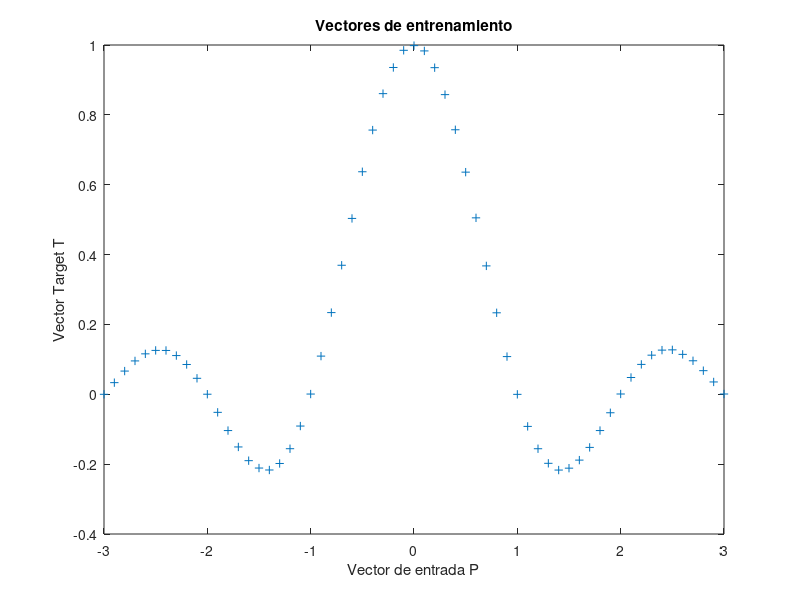

The MATLAB script that drew this image: (Note: this script raises an error after producing the figure.)
%{
Ejercicio 2. Aproximación de funciones
Una de las aplicaciones inmediatas de las redes neuronales es la 
aproximación de funciones. Paraello, Matlab dispone de una red optimizada, 
fitnet, con la que se trabajará en este ejercicio. El objetivo en este 
caso es aproximar la función f = sinc(t) tal y como se muestra a continuación:
%}

clear all; close all;

%%%%%%%%%%%%%%%%%%%%%%%%%%%%%%%%%%%%%%%%%%%%%%%%%%%%%%%%%%%%%%%
% APROXIMACIÓN DE FUNCIONES 
%%%%%%%%%%%%%%%%%%%%%%%%%%%%%%%%%%%%%%%%%%%%%%%%%%%%%%%%%%%%%%%

% DEFINICIÓN DE LOS VECTORES DE ENTRADA-SALIDA 
% ============================================
t = -3:.1:3; % eje de tiempo
F = sinc(t)+.001*randn(size(t)); % función que se desea aproximar

figure('Name','Función a aproximar','NumberTitle','off') %Titulo de la ventana
plot(t,F,'+');
title('Vectores de entrenamiento');
xlabel('Vector de entrada P');
ylabel('Vector Target T');

% Estudie los efectos sobre la solución final de modificar el método de 
% entrenamiento (consulte la ayuda de Matlab y pruebe 4 métodos diferentes) 
% y el número de neuronas de la capa oculta.

%{
Métodos de entrenamiento utilizados:

-trainRP: Resilient Backpropagation (el predeterminado)
-trainLM: Levenberg-Marquardt
-trainBFG: BFGS  Quasi-Newton
-trainGD: Gradient Descent
%}

%% TRAINRP
% ==================
hiddenLayerSize = 25; % número de neuronas en la capa oculta

netRP = fitnet(hiddenLayerSize,'trainrp');

%Dividir los datos
netRP.divideParam.trainRatio = 70/100;
netRP.divideParam.valRatio = 15/100;
netRP.divideParam.testRatio = 15/100;
netRP = train(netRP,t,F);
YRP=netRP(t);

figure('Name','TRAINRP','NumberTitle','off') %Titulo de la ventana
plot(t,F,'+'); hold on;
plot(t,YRP,'-r'); hold off;
title('Resilient Backpropagation');
subtitle('Vectores de entrenamiento'); 
xlabel('Vector de entrada P'); 
ylabel('Vector Target T');

%% TRAINLM
% ==================
hiddenLayerSize = 1; % número de neuronas en la capa oculta

netLM = fitnet(hiddenLayerSize,'trainlm');

%Dividir los datos
netLM.divideParam.trainRatio = 70/100;
netLM.divideParam.valRatio = 15/100;
netLM.divideParam.testRatio = 15/100;
netLM = train(netLM,t,F);
YLM=netLM(t);

figure('Name','TRAINLM','NumberTitle','off') %Titulo de la ventana
plot(t,F,'+'); hold on;
plot(t,YLM,'-r'); hold off;
title('Levenberg-Marquardt');
subtitle('Vectores de entrenamiento'); 
xlabel('Vector de entrada P'); 
ylabel('Vector Target T');

%% TRAINBFG
% ==================
hiddenLayerSize = 1; % número de neuronas en la capa oculta

netBFG = fitnet(hiddenLayerSize,'trainbfg');

%Dividir los datos
netBFG.divideParam.trainRatio = 70/100;
netBFG.divideParam.valRatio = 15/100;
netBFG.divideParam.testRatio = 15/100;
netBFG = train(netBFG,t,F);
YBFG=netBFG(t);

figure('Name','TRAINBFG','NumberTitle','off') %Titulo de la ventana
plot(t,F,'+'); hold on;
plot(t,YBFG,'-r'); hold off;
title('BFGS  Quasi-Newton');
subtitle('Vectores de entrenamiento'); 
xlabel('Vector de entrada P'); 
ylabel('Vector Target T');

%% TRAINGD
% ==================
hiddenLayerSize = 1; % número de neuronas en la capa oculta

netGD = fitnet(hiddenLayerSize,'traingd');

%Dividir los datos
netGD.divideParam.trainRatio = 70/100;
netGD.divideParam.valRatio = 15/100;
netGD.divideParam.testRatio = 15/100;
netGD = train(netGD,t,F);
YGD=netGD(t);

figure('Name','TRAINGD','NumberTitle','off') %Titulo de la ventana
plot(t,F,'+'); hold on;
plot(t,YGD,'-r'); hold off;
title('Gradient Descent');
subtitle('Vectores de entrenamiento');  
xlabel('Vector de entrada P'); 
ylabel('Vector Target T');